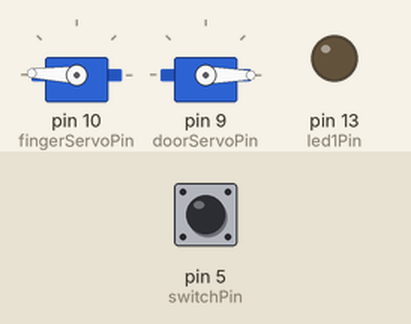
Recording of a sketch running on a simulated Arduino Uno, built with avr-gcc and run on an emulated ATmega328P. Shown: 2 × servo, output pins drawn as LEDs (lit = HIGH). The test bench sets the inputs (shaded band); at power-on: pin 5 (switchPin) LOW. Random numbers use the default seed unless the sketch sets one.

Above: at 1.2 s.
1.3 s: pin 5 (switchPin) pulled HIGH for 0.15 s
At 2.3 s:
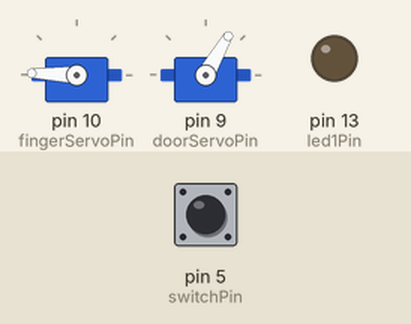
At 6.8 s:
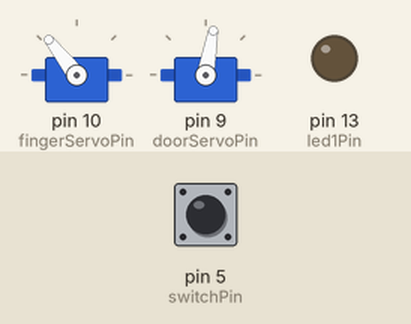
Timing chart, 0 to 19.4 s (numbered marks = the images above; inputs shaded):
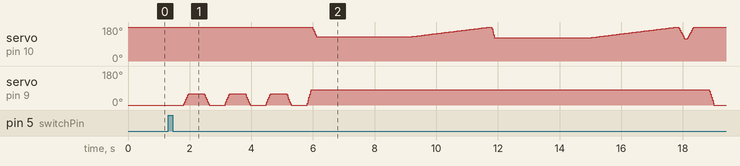

The sketch:

Code.ino
```cpp
#include <Servo.h>

//Pin numbers
const int switchPin = 5;
const int fingerServoPin = 10;
const int doorServoPin = 9;
const int led1Pin = 13;


//Minimum and maximum positions (angles) for the servos
const int fingerHide = 178;
const int lidClosed = 0;
const int fingerOut = 118;
const int lidOpen = 80;

//alternate positions

const int finger_almost_Out1 = 128;
const int finger_almost_Out2 = 122;
const int lid_half_Open = 60;

Servo fingerServo;
Servo doorServo;

int switchState = 0;


void setup() {

  pinMode(switchPin, INPUT);
  pinMode(led1Pin, OUTPUT);

  fingerServo.attach(fingerServoPin);
  doorServo.attach(doorServoPin);
  fingerServo.write(fingerHide);
  doorServo.write(lidClosed);
}

void loop() {

  //Check if the switch is turned on
  switchState = digitalRead(switchPin);

  if (switchState == HIGH){

    //Choose a random mode
    int mode = rand() % 2;
    delay(500);

    switch(mode)
    {
      case 0:
        basicRandomMode();
        break;
      case 1:
        unsureMode();
        break;
    }
  }
}


void basicRandomMode(){

  //These variables determine how fast the servos move
  int speed_finger = ((rand() % 2) + 1) * 3;
  int speed_door = ((rand() % 2) + 1) * 2;
  int delay_ = 15;

  //First the lid is opened
  for (int pos = lidClosed ; pos <= lidOpen; pos += speed_door){
    digitalWrite(led1Pin, HIGH);
    doorServo.write(pos);
    delay(delay_);
    digitalWrite(led1Pin, LOW);
    Serial.println(pos);
  }
  delay(100);

  //Then the finger emerges to turn off the switch
  for (int pos = fingerHide; pos >= fingerOut; pos -= speed_finger){
    digitalWrite(led1Pin, HIGH);
    fingerServo.write(pos);
    delay(delay_);
    digitalWrite(led1Pin, LOW);
    Serial.println(pos);
  }
  delay(100);
  //The finger goes back in
  for (int pos = fingerOut; pos <= fingerHide; pos += speed_finger){
    digitalWrite(led1Pin, HIGH);
    fingerServo.write(pos);
    delay(delay_);
    digitalWrite(led1Pin, LOW);
    Serial.println(pos);
  }
  delay(100);
  //The lid closes
  for (int pos = lidOpen; pos >= lidClosed; pos -= speed_door){
    digitalWrite(led1Pin, HIGH);
    doorServo.write(pos);
    delay(delay_);
    digitalWrite(led1Pin, LOW);
    Serial.println(pos);
  }

}

void unsureMode(){

  //The lid opens and closes a couple of times
  for (int i = 0; i < 3; i++)
  {
    for (int pos = lidClosed; pos <= lid_half_Open; pos += 6)
    {
      doorServo.write(pos);
      delay(15);
    }
    delay(500);
    for (int pos = lid_half_Open; pos >= lidClosed; pos -= 6)
    {
      doorServo.write(pos);
      delay(15);
    }
    delay(500);
  }

  //The lid opens fully
  for (int pos = lidClosed; pos <= lidOpen; pos += 8)
  {
    doorServo.write(pos);
    delay(15);
  }

  //The finger comes and goes back slowly
  for (int pos = fingerHide; pos >= finger_almost_Out1; pos -= 5)
  {
    fingerServo.write(pos);
    delay(15);
  }
  delay(3000);
  for (int pos = finger_almost_Out1; pos <= fingerHide; pos += 1)
  {
    fingerServo.write(pos);
    delay(50);
  }
  delay(100);
  //The finger comes even closer and goes back slowly
  for (int pos = fingerHide; pos >= finger_almost_Out2; pos -= 8)
  {
    fingerServo.write(pos);
    delay(15);
  }
  delay(3000);
  for (int pos = finger_almost_Out2; pos <= fingerHide; pos += 1)
  {
    fingerServo.write(pos);
    delay(50);
  }

  delay(100);

  //The finger turns the switch off
  for (int pos = fingerHide; pos >= fingerOut; pos -= 5)
  {
    fingerServo.write(pos);
    delay(15);
  }
  delay(100);

  //The finger goes back in
  for (int pos = fingerOut; pos <= fingerHide; pos += 5)
  {
    fingerServo.write(pos);
    delay(15);
  }

  delay(500);

  //The lid closes
  for (int pos = lidOpen; pos >= lidClosed; pos -= 8)
  {
    doorServo.write(pos);
    delay(15);
  }

}
```
